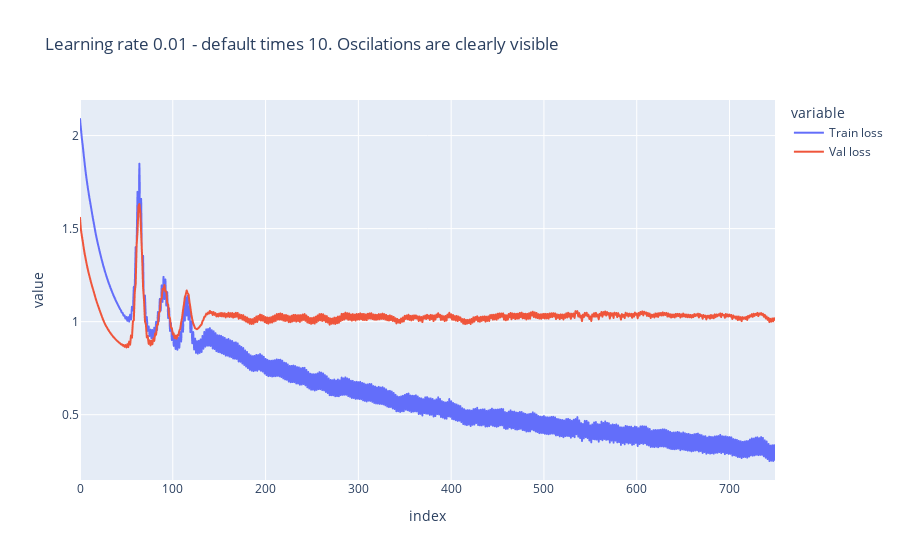
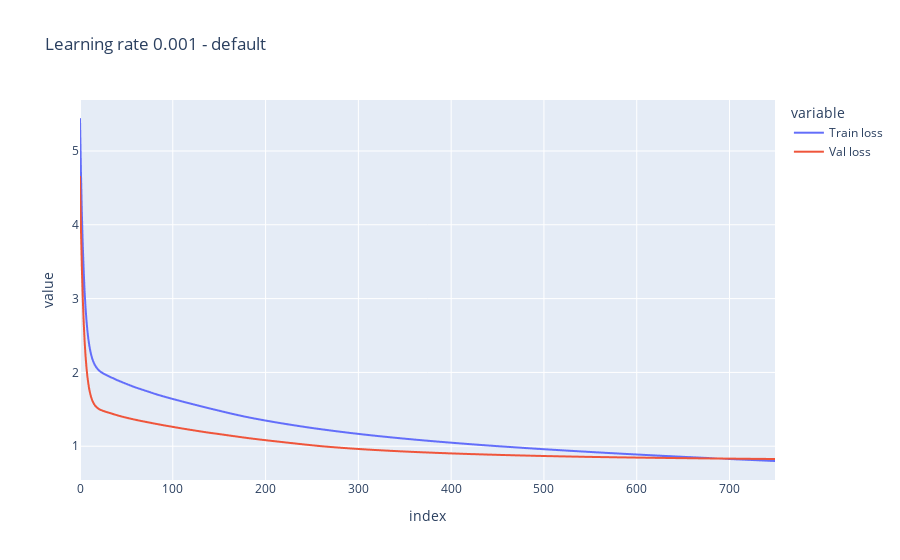
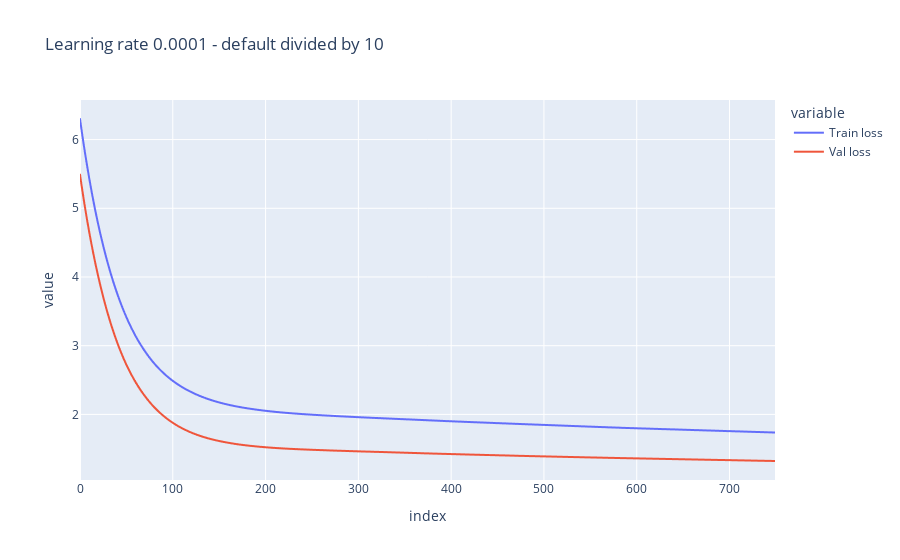
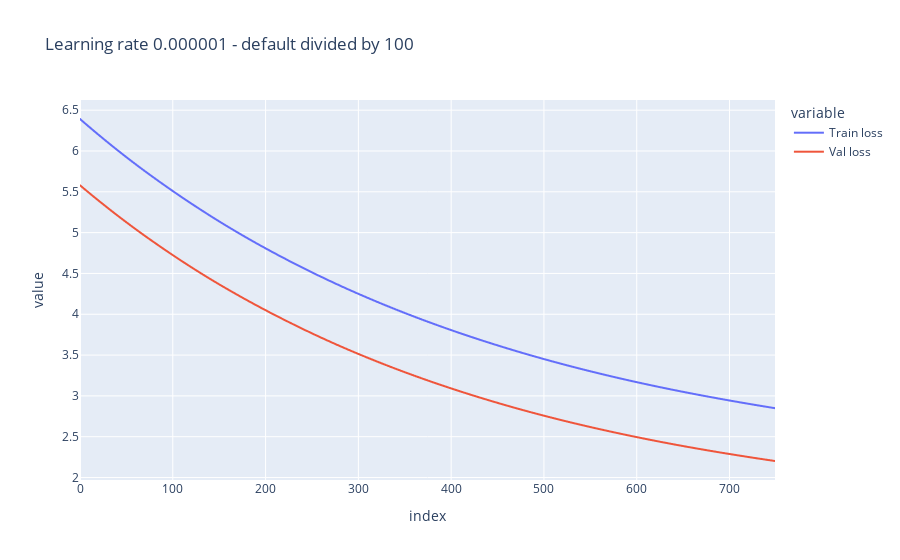

Notebook code for these charts, in order:
### Markdown cell above
Tuning the network - beginning with the most important hyperparameter - learning rate

With too low learning rate, the convergence happens slowly - the loss function is not lowering quickly enough in epochs.

With too high learning rate, oscillations in loss function appear, and algorithm can produce divergence instead of convergence.

Usually using dynamic learning rate is optimal

### Code cell
hyperparameters_to_experiment = (
    NetworkParameters("Learning rate 0.01 - default times 10. Oscilations are clearly visible", 0.01, FIRST_NETWORK_PARAMETERS.hidden_layer_sizes, FIRST_NETWORK_PARAMETERS.alpha),
    NetworkParameters("Learning rate 0.001 - default", 0.001, FIRST_NETWORK_PARAMETERS.hidden_layer_sizes, FIRST_NETWORK_PARAMETERS.alpha),
    NetworkParameters("Learning rate 0.0001 - default divided by 10", 0.0001, FIRST_NETWORK_PARAMETERS.hidden_layer_sizes, FIRST_NETWORK_PARAMETERS.alpha),
    NetworkParameters("Learning rate 0.000001 - default divided by 100", 0.00001, FIRST_NETWORK_PARAMETERS.hidden_layer_sizes, FIRST_NETWORK_PARAMETERS.alpha),
)

for param_set in hyperparameters_to_experiment:
    plot_metrics(param_set)

### Figure 1 — Plotly figure (JSON) as saved in the notebook; plotly's stock layout.template omitted (floating-point values rounded to 4 significant figures; data arrays with more than 128 entries replaced by an {"elided": "..."} marker saying what was removed)
{"data": [{"hovertemplate": "variable=Train loss<br>index=%{x}<br>value=%{y}<extra></extra>", "legendgroup": "Train loss", "line": {"color": "#636efa", "dash": "solid"}, "marker": {"symbol": "circle"}, "mode": "lines", "name": "Train loss", "showlegend": true, "type": "scattergl", "x": {"elided": "750 int values"}, "xaxis": "x", "y": {"elided": "750 float values"}, "yaxis": "y"}, {"hovertemplate": "variable=Val loss<br>index=%{x}<br>value=%{y}<extra></extra>", "legendgroup": "Val loss", "line": {"color": "#EF553B", "dash": "solid"}, "marker": {"symbol": "circle"}, "mode": "lines", "name": "Val loss", "showlegend": true, "type": "scattergl", "x": {"elided": "750 int values"}, "xaxis": "x", "y": {"elided": "750 float values"}, "yaxis": "y"}], "layout": {"legend": {"title": {"text": "variable"}, "tracegroupgap": 0}, "title": {"text": "Learning rate 0.01 - default times 10. Oscilations are clearly visible"}, "xaxis": {"anchor": "y", "domain": [0, 1], "title": {"text": "index"}}, "yaxis": {"anchor": "x", "domain": [0, 1], "title": {"text": "value"}}}}

### Figure 2 — Plotly figure (JSON) as saved in the notebook; plotly's stock layout.template omitted (floating-point values rounded to 4 significant figures; data arrays with more than 128 entries replaced by an {"elided": "..."} marker saying what was removed)
{"data": [{"hovertemplate": "variable=Train loss<br>index=%{x}<br>value=%{y}<extra></extra>", "legendgroup": "Train loss", "line": {"color": "#636efa", "dash": "solid"}, "marker": {"symbol": "circle"}, "mode": "lines", "name": "Train loss", "showlegend": true, "type": "scattergl", "x": {"elided": "750 int values"}, "xaxis": "x", "y": {"elided": "750 float values"}, "yaxis": "y"}, {"hovertemplate": "variable=Val loss<br>index=%{x}<br>value=%{y}<extra></extra>", "legendgroup": "Val loss", "line": {"color": "#EF553B", "dash": "solid"}, "marker": {"symbol": "circle"}, "mode": "lines", "name": "Val loss", "showlegend": true, "type": "scattergl", "x": {"elided": "750 int values"}, "xaxis": "x", "y": {"elided": "750 float values"}, "yaxis": "y"}], "layout": {"legend": {"title": {"text": "variable"}, "tracegroupgap": 0}, "title": {"text": "Learning rate 0.001 - default"}, "xaxis": {"anchor": "y", "domain": [0, 1], "title": {"text": "index"}}, "yaxis": {"anchor": "x", "domain": [0, 1], "title": {"text": "value"}}}}

### Figure 3 — Plotly figure (JSON) as saved in the notebook; plotly's stock layout.template omitted (floating-point values rounded to 4 significant figures; data arrays with more than 128 entries replaced by an {"elided": "..."} marker saying what was removed)
{"data": [{"hovertemplate": "variable=Train loss<br>index=%{x}<br>value=%{y}<extra></extra>", "legendgroup": "Train loss", "line": {"color": "#636efa", "dash": "solid"}, "marker": {"symbol": "circle"}, "mode": "lines", "name": "Train loss", "showlegend": true, "type": "scattergl", "x": {"elided": "750 int values"}, "xaxis": "x", "y": {"elided": "750 float values"}, "yaxis": "y"}, {"hovertemplate": "variable=Val loss<br>index=%{x}<br>value=%{y}<extra></extra>", "legendgroup": "Val loss", "line": {"color": "#EF553B", "dash": "solid"}, "marker": {"symbol": "circle"}, "mode": "lines", "name": "Val loss", "showlegend": true, "type": "scattergl", "x": {"elided": "750 int values"}, "xaxis": "x", "y": {"elided": "750 float values"}, "yaxis": "y"}], "layout": {"legend": {"title": {"text": "variable"}, "tracegroupgap": 0}, "title": {"text": "Learning rate 0.0001 - default divided by 10"}, "xaxis": {"anchor": "y", "domain": [0, 1], "title": {"text": "index"}}, "yaxis": {"anchor": "x", "domain": [0, 1], "title": {"text": "value"}}}}

### Figure 4 — Plotly figure (JSON) as saved in the notebook; plotly's stock layout.template omitted (floating-point values rounded to 4 significant figures; data arrays with more than 128 entries replaced by an {"elided": "..."} marker saying what was removed)
{"data": [{"hovertemplate": "variable=Train loss<br>index=%{x}<br>value=%{y}<extra></extra>", "legendgroup": "Train loss", "line": {"color": "#636efa", "dash": "solid"}, "marker": {"symbol": "circle"}, "mode": "lines", "name": "Train loss", "showlegend": true, "type": "scattergl", "x": {"elided": "750 int values"}, "xaxis": "x", "y": {"elided": "750 float values"}, "yaxis": "y"}, {"hovertemplate": "variable=Val loss<br>index=%{x}<br>value=%{y}<extra></extra>", "legendgroup": "Val loss", "line": {"color": "#EF553B", "dash": "solid"}, "marker": {"symbol": "circle"}, "mode": "lines", "name": "Val loss", "showlegend": true, "type": "scattergl", "x": {"elided": "750 int values"}, "xaxis": "x", "y": {"elided": "750 float values"}, "yaxis": "y"}], "layout": {"legend": {"title": {"text": "variable"}, "tracegroupgap": 0}, "title": {"text": "Learning rate 0.000001 - default divided by 100"}, "xaxis": {"anchor": "y", "domain": [0, 1], "title": {"text": "index"}}, "yaxis": {"anchor": "x", "domain": [0, 1], "title": {"text": "value"}}}}
